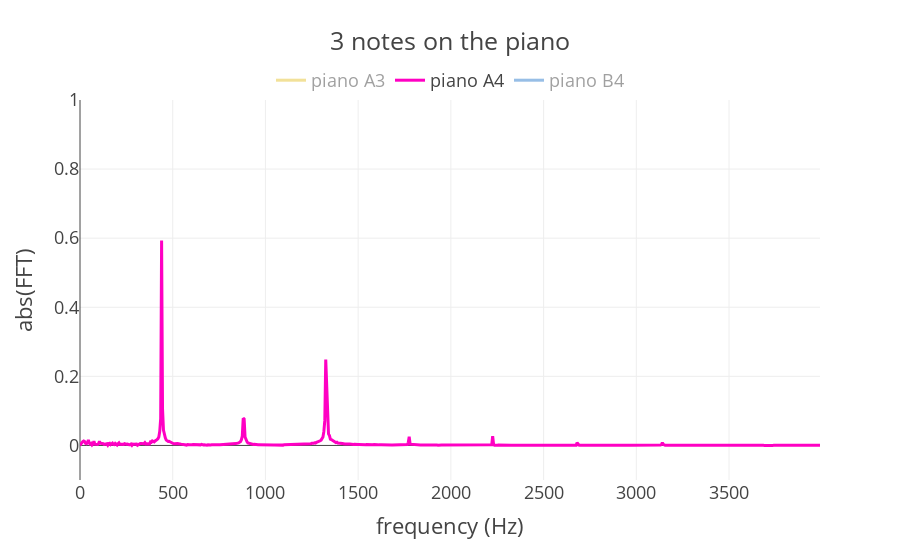

The cell this chart's notebook holds for it:
### Code cell
#| code-summary: "plot power spectrum for 3 notes"

fig = make_subplots()

fig.add_trace(
    go.Scatter(x=list(kA3),
               y=list(abs_fft_A3),
               name='piano A3',
               line=dict(color=color_A3),
               visible='legendonly'),
)

fig.add_trace(
    go.Scatter(x=list(kA4),
               y=list(abs_fft_A4),
               name='piano A4',
               line=dict(color=color_A4),),
)

fig.add_trace(
    go.Scatter(x=list(kB4),
               y=list(abs_fft_B4),
               name='piano B4',
               line=dict(color=color_B4),
               visible='legendonly'),
)

# Add range slider
fig.update_layout(
    title='3 notes on the piano',
    legend={"orientation":"h",           # Horizontal legend
            "yanchor":"top",             # Anchor legend to the top
            "y":1.1,                    # Adjust vertical position
            "xanchor":"center",           # Anchor legend to the right
            "x":0.5,                       # Adjust horizontal position
           },
)

# Set y-axes titles
fig.update_yaxes(
    title_text="abs(FFT)",
    range=[-0.1,1])
fig.update_xaxes(
    title_text="frequency (Hz)",)

### Figure 1 — Plotly figure (JSON) as saved in the notebook; plotly's stock layout.template omitted (floating-point values rounded to 4 significant figures; data arrays with more than 128 entries replaced by an {"elided": "..."} marker saying what was removed)
{"data": [{"line": {"color": "#e7c535"}, "name": "piano A3", "type": "scatter", "visible": "legendonly", "x": {"elided": "799 float values"}, "y": {"elided": "799 float values"}}, {"line": {"color": "#ff00c3"}, "name": "piano A4", "type": "scatter", "x": {"elided": "799 float values"}, "y": {"elided": "799 float values"}}, {"line": {"color": "#327fce"}, "name": "piano B4", "type": "scatter", "visible": "legendonly", "x": {"elided": "799 float values"}, "y": {"elided": "799 float values"}}], "layout": {"legend": {"orientation": "h", "x": 0.5, "xanchor": "center", "y": 1.1, "yanchor": "top"}, "title": {"text": "3 notes on the piano"}, "xaxis": {"anchor": "y", "domain": [0, 1], "title": {"text": "frequency (Hz)"}}, "yaxis": {"anchor": "x", "domain": [0, 1], "range": [-0.1, 1], "title": {"text": "abs(FFT)"}}}}
